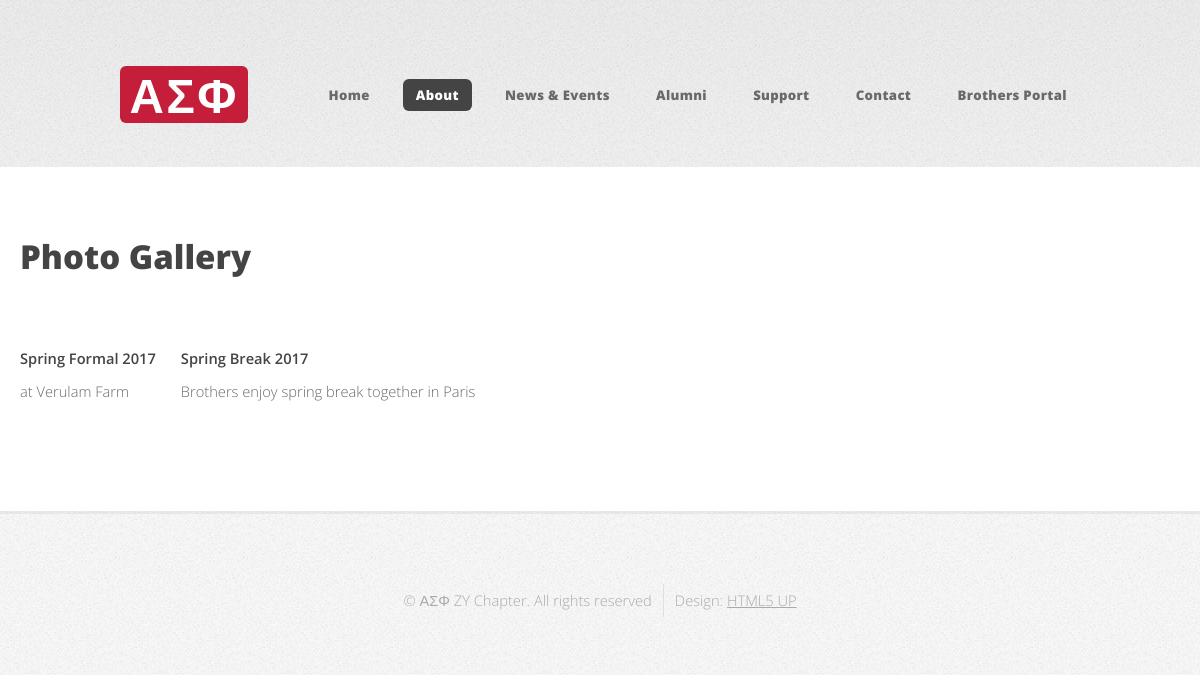
/photos/, run on the app's committed database.
### photos/models.py (models this page shows, shortened)
class Photo(models.Model):
	title = models.CharField(max_length=200)
	caption = models.CharField(default= "", max_length=500)
	width = models.IntegerField(default=0)
	height = models.IntegerField(default=0)
	image = models.ImageField(null=False, blank=False)
	timestamp = models.DateTimeField(auto_now_add=True, auto_now=False)
	class Meta:
		ordering = ["-timestamp"]

### photos/views.py (the view)
def all_photos(request):
	photo_queries = Photo.objects.all()
	num_photos = Photo.objects.all().count()
	context={
	"photos": photo_queries,
	}
	return render(request, "photos.html", context)

### photos/templates/photos.html (shortened to what this page needs)
{% load static %}
{% load thumbnail %}
<!DOCTYPE HTML>
<html>
	<head>
		<link rel="stylesheet" href="{% static 'assets/css/main.css' %}" />
	</head>
	<body class="homepage">
		<div id="page-wrapper">
				<div id="header-wrapper">
					<header id="header" class="container">
							<div id="logo">
								<h1><a href="{% url 'index' %}">ΑΣΦ</a></h1>
							</div>
							<nav id="nav">
								<ul>
									<li><a href="{% url 'index' %}">Home</a></li>
									<li  class="current">
										<a href="#">About</a>
									</li>
									<li>
										<a href="#">News & Events</a>
									</li>
									<li><a href="{% url 'AlumniUpdate' %}">Alumni</a></li>
									<li><a href="{% url 'SupportPage' %}">Support</a></li>
									<li><a href="{% url 'ContactPage' %}">Contact</a></li>
									<li><a href="{% url 'portal' %}">Brothers Portal</a></li>
								</ul>
							</nav>
					</header>
				</div>
					<div id="main-wrapper">
						<div class = "10u 12u">
							<div class = "container">
								<h2>Photo Gallery</h2>
								<div class = "row">
								{% for photo in photos %}
								{% if photo.image %}
								{% load thumbnail %}
								<div class "4u 4u(medium)">
									<p><strong>{{photo.title}}</strong><br>
										{{photo.caption}}</p>
									</div>
								{% endif %}
								{% endfor %}
							</div>
							</div>
						</div>
					</div>
				<div id="footer-wrapper">
					<footer id="footer" class="container">
						<div class="row">
							<div class="12u">
								<div id="copyright">
									<ul class="menu">
										<li>&copy; ΑΣΦ ZY Chapter. All rights reserved</li><li>Design: <a href="http://html5up.net">HTML5 UP</a></li>
									</ul>
								</div>
							</div>
						</div>
					</footer>
				</div>
			</div>
	</body>
</html>

### data on the page
Photo: title "Spring Formal 2017", caption "at Verulam Farm"
Photo: title "Spring Break 2017", caption "Brothers enjoy spring break together in Paris"
